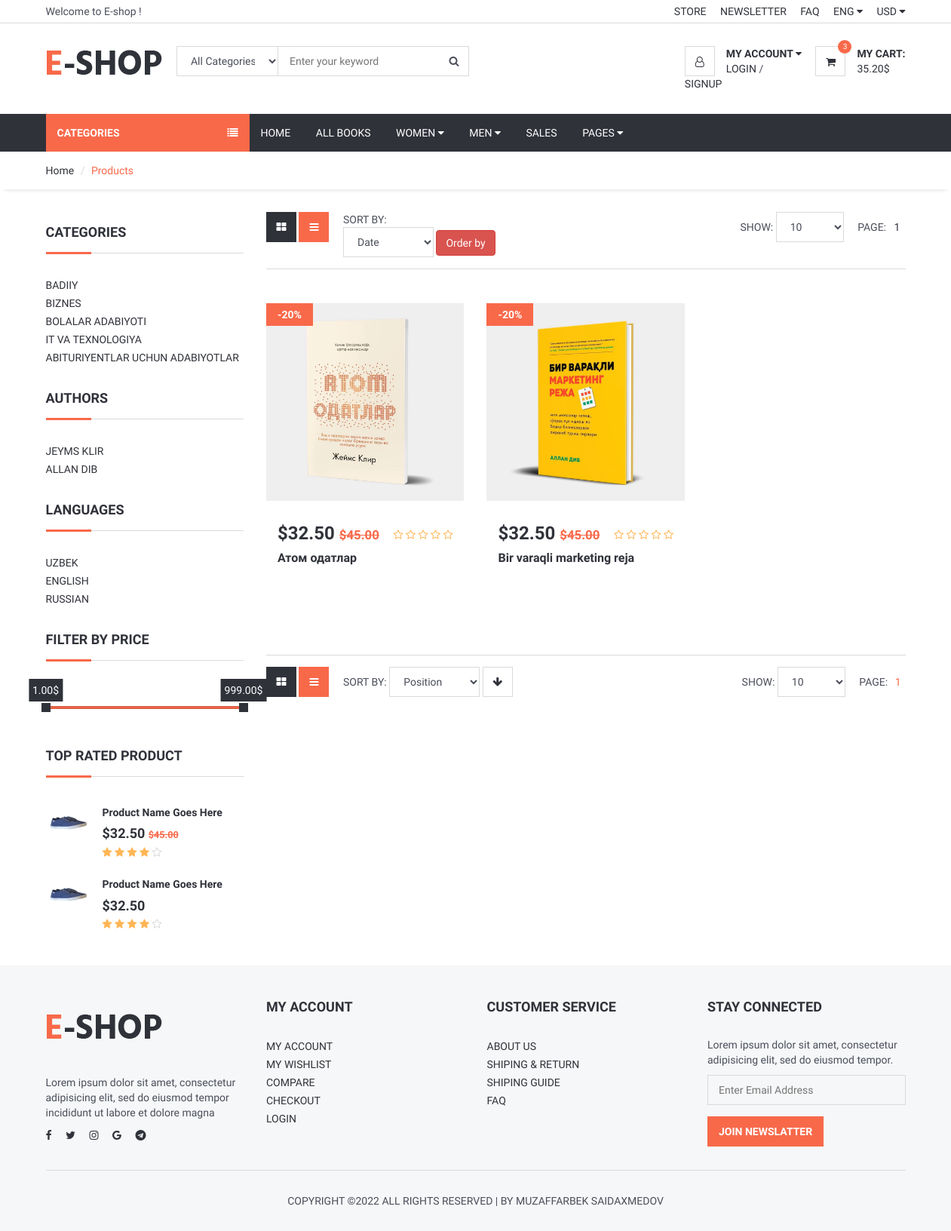
/home/, run on the app's committed database.
### book/models.py (models this page shows, shortened)
class Category(models.Model):
    name = models.CharField(max_length=50)
    slug = models.SlugField(max_length=50)

class Author(models.Model):
    first_name = models.CharField(max_length=30)
    last_name = models.CharField(max_length=30)
    slug = models.SlugField(max_length=100, unique=True)
    image = models.ImageField(upload_to='author/', null=True, blank=True)

class Language(models.Model):
    name = models.CharField(max_length=10)
    slug = models.SlugField(max_length=10)

class Book(models.Model):
    title = models.CharField(max_length=100)
    slug = models.SlugField(max_length=100)
    cover = models.ImageField(upload_to='book/')
    description = models.TextField()
    create_at = models.DateTimeField(auto_now_add=True)
    views = models.IntegerField(default=0)
    category = models.ForeignKey(Category, on_delete=models.CASCADE, related_name='category_book')
    price = models.DecimalField(blank=True, null=True, max_digits=10, decimal_places=2)
    language = models.ForeignKey(Language, on_delete=models.SET_NULL, null=True, related_name='languege_book',
                                 blank=True)
    author = models.ForeignKey(Author, on_delete=models.SET_NULL, null=True, blank=True, related_name='author_book')
    like = models.PositiveIntegerField(default=0)
    rating_avg = models.DecimalField(max_digits=5, decimal_places=2, default=0)
    qty = models.IntegerField(default=1)

### book/views.py (the view)
# urls.py: path('home/', views.book_list, name='book_list'),
def book_list(request):
    ordering = request.GET.get('ordering')
    if ordering:
        books = Book.objects.all().order_by(ordering)
    else:
        books = Book.objects.all()
    paginator = Paginator(books, 3)
    page_number = request.GET.get('page')
    try:
        page_obj = paginator.get_page(page_number)
    except EmptyPage:
        page_obj = paginator.get_page(1)
    context = {
        'books': page_obj,
        'range': range(1, 6)
    }
    return render(request, 'book_list.html', context)

### book/context_processors.py (called while the page is built)
def category(request):
    categories = Category.objects.all()
    return {'categories': categories}

def author(request):
    authors = Author.objects.all()
    return {'authors': authors}

def languages(request):
    languages = Language.objects.all()
    return {'languages': languages}

### templates/book_list.html (shortened to what this page needs)
{% extends 'base.html' %}
{% load static %}
{% block content %}
	<div id="breadcrumb">
		<div class="container">
			<ul class="breadcrumb">
				<li><a href="{% url 'home' %}">Home</a></li>
				<li class="active">Products</li>
			</ul>
		</div>
	</div>
	<div class="section">
		<div class="container">
			<div class="row">
				{% include 'aside.html' %}
				<div id="main" class="col-md-9">
					<div class="store-filter clearfix">
						<div class="pull-left">
							<div class="row-filter">
								<a href="#"><i class="fa fa-th-large"></i></a>
								<a href="#" class="active"><i class="fa fa-bars"></i></a>
							</div>
							<div class="sort-filter">
								<span class="text-uppercase">Sort By:</span>
                                <form method="get">
                                    <select class="input" name="ordering">
                                            <option value="create_at">Date</option>
                                        </select>
                                        <button class="btn btn-danger" type="submit">Order by</button>
                                    </form>
							</div>
						</div>
						<div class="pull-right">
							<div class="page-filter">
								<span class="text-uppercase">Show:</span>
								<select class="input">
										<option value="0">10</option>
									</select>
							</div>
							<ul class="store-pages">
                                <li><span class="text-uppercase">Page:</span></li>
                                <li class="active" ><a href="#">{{ books.number }}</a></li>
                            </ul>
						</div>
					</div>
					<div id="store">
						<div class="row">
                            {% for foo in books %}
							<div class="col-md-4 col-sm-6 col-xs-6">
								<div class="product product-single">
									<div class="product-thumb">
										<div class="product-label">
											<span class="sale">-20%</span>
										</div>
										<img src="{{ foo.cover.url }}" alt="">
									</div>
									<div class="product-body">
										<h3 class="product-price">$32.50 <del class="product-old-price">$45.00</del></h3>
										<div class="product-rating">
											<i class="fa fa-star{% if foo.rating_avg < 0.5%}-o{% elif foo.rating_avg >= 0.5 and foo.rating_avg < 1 %}-half-o{% endif %}" aria-hidden="true"></i>
                                            <i class="fa fa-star{% if foo.rating_avg < 1.5%}-o{% elif foo.rating_avg >= 1.5 and foo.rating_avg < 2 %}-half-o{% endif %}" aria-hidden="true"></i>
                                            <i class="fa fa-star{% if foo.rating_avg < 2.5%}-o{% elif foo.rating_avg >= 2.5 and foo.rating_avg < 3 %}-half-o{% endif %}" aria-hidden="true"></i>
                                            <i class="fa fa-star{% if foo.rating_avg < 3.5%}-o{% elif foo.rating_avg >= 3.5 and foo.rating_avg < 4 %}-half-o{% endif %}" aria-hidden="true"></i>
                                            <i class="fa fa-star{% if foo.rating_avg < 4.5%}-o{% elif foo.rating_avg >= 4.5 and foo.rating_avg < 5 %}-half-o{% endif %}" aria-hidden="true"></i>
										</div>
										<h2 class="product-name"><a href="{% url 'book_detail' foo.slug %}">{{ foo.title }}</a></h2>
									</div>
								</div>
							</div>
                            {% endfor %}
						</div>
					</div>
					<div class="store-filter clearfix">
						<div class="pull-left">
							<div class="row-filter">
								<a href="#"><i class="fa fa-th-large"></i></a>
								<a href="#" class="active"><i class="fa fa-bars"></i></a>
							</div>
							<div class="sort-filter">
								<span class="text-uppercase">Sort By:</span>
								<select class="input">
										<option value="0">Position</option>
									</select>
								<a href="#" class="main-btn icon-btn"><i class="fa fa-arrow-down"></i></a>
							</div>
						</div>
						<div class="pull-right">
							<div class="page-filter">
								<span class="text-uppercase">Show:</span>
								<select class="input">
										<option value="0">10</option>
									</select>
							</div>
							<ul class="store-pages">
								<li><span class="text-uppercase">Page:</span></li>
                                <li class="active">{{ books.number }}</li>
							</ul>
						</div>
					</div>
				</div>
			</div>
		</div>
	</div>
{% endblock content %}

### templates/base.html (shortened to what this page needs)
<!DOCTYPE html>
<html lang="en">
{% load static %}
<head>
	<link type="text/css" rel="stylesheet" href="{% static 'css/bootstrap.min.css' %}" />
	<link type="text/css" rel="stylesheet" href="{% static 'css/slick.css' %}" />
	<link type="text/css" rel="stylesheet" href="{% static 'css/slick-theme.css' %}" />
	<link type="text/css" rel="stylesheet" href="{% static 'css/nouislider.min.css' %}" />
	<link rel="stylesheet" href="{% static 'css/font-awesome.min.css' %}">
	<link type="text/css" rel="stylesheet" href="{% static 'css/style.css' %}" />
</head>
<body>
{% include 'header.html' %}
{% block content %}
{% endblock content %}
{% include 'footer.html' %}
</body>
</html>

### templates/header.html (shortened to what this page needs)
{% load static %}
	<header>
		<div id="top-header">
			<div class="container">
				<div class="pull-left">
					<span>Welcome to E-shop !</span>
				</div>
				<div class="pull-right">
					<ul class="header-top-links">
						<li><a href="#">Store</a></li>
						<li><a href="#">Newsletter</a></li>
						<li><a href="#">FAQ</a></li>
						<li class="dropdown default-dropdown">
							<a class="dropdown-toggle" data-toggle="dropdown" aria-expanded="true">ENG <i class="fa fa-caret-down"></i></a>
						</li>
						<li class="dropdown default-dropdown">
							<a class="dropdown-toggle" data-toggle="dropdown" aria-expanded="true">USD <i class="fa fa-caret-down"></i></a>
						</li>
					</ul>
				</div>
			</div>
		</div>
		<div id="header">
			<div class="container">
				<div class="pull-left">
					<div class="header-logo">
						<a class="logo" href="#">
							<img src="./img/logo.png" alt="">
						</a>
					</div>
					<div class="header-search">
						<form method="get">
							<input class="input search-input" type="text" value="{{ text }}" placeholder="Enter your keyword">
							<select class="input search-categories" name="cat">
								<option value="0">All Categories</option>
							</select>
							<button class="search-btn"><i class="fa fa-search"></i></button>
						</form>
					</div>
				</div>
				<div class="pull-right">
					<ul class="header-btns">
						<li class="header-account dropdown default-dropdown">
							<div class="dropdown-toggle" role="button" data-toggle="dropdown" aria-expanded="true">
								<div class="header-btns-icon">
									<i class="fa fa-user-o"></i>
								</div>
								<strong class="text-uppercase">My Account <i class="fa fa-caret-down"></i></strong>
							</div>
                            {% if user.is_authenticated %}
                                <a href="#" class="text-uppercase">{{ user.username }}</a>
                            {% else %}
							    <a href="{% url 'account_login' %}" class="text-uppercase">Login</a>
                                / <a href="{% url 'signup' %}" class="text-uppercase">SignUp</a>
                            {% endif %}
						</li>
						<li class="header-cart dropdown default-dropdown">
							<a href="{% url 'card_list' %}" class="dropdown-toggle" >
                                <div>
                                <div class="header-btns-icon">
									<i class="fa fa-shopping-cart"></i>
									<span class="qty">3</span>
								</div>
                                <strong class="text-uppercase">My Cart:</strong>
								<br>
								<span>35.20$</span>
                                </div>
                                </a>
						</li>
					</ul>
				</div>
			</div>
		</div>
	</header>
	<div id="navigation">
		<div class="container">
			<div id="responsive-nav">
				<div class="category-nav show-on-click">
					<span class="category-header">Categories <i class="fa fa-list"></i></span>
				</div>
				<div class="menu-nav">
					<ul class="menu-list">
						<li><a href="{% url 'home' %}">Home</a></li>
						<li><a href="{% url 'book_list' %}">All Books</a></li>
						<li class="dropdown mega-dropdown"><a class="dropdown-toggle" data-toggle="dropdown" aria-expanded="true">Women <i class="fa fa-caret-down"></i></a>
						</li>
						<li class="dropdown mega-dropdown full-width"><a class="dropdown-toggle" data-toggle="dropdown" aria-expanded="true">Men <i class="fa fa-caret-down"></i></a>
						</li>
						<li><a href="#">Sales</a></li>
						<li class="dropdown default-dropdown"><a class="dropdown-toggle" data-toggle="dropdown" aria-expanded="true">Pages <i class="fa fa-caret-down"></i></a>
						</li>
					</ul>
				</div>
			</div>
		</div>
	</div>

### templates/aside.html
{% load static %}
<div id="aside" class="col-md-3">
    <div class="aside">
        <h3 class="aside-title">Categories</h3>
        <ul class="list-links">
            {% for category in categories %}
                <li><a href="{% url 'category_books' category.slug %}">{{ category.name }}</a></li>
            {% endfor %}
        </ul>
    </div>
    <div class="aside">
        <h3 class="aside-title">Authors</h3>
        <ul class="list-links">
            {% for author in authors %}
                <li><a href="{% url 'author_books' author.slug %}">{{ author.first_name }} {{ author.last_name }}</a></li>
            {% endfor %}
        </ul>
    </div>
    <div class="aside">
        <h3 class="aside-title">languages</h3>
        <ul class="list-links">
            {% for langauge in languages %}
                <li><a href="{% url 'language_books' langauge.slug %}">{{ langauge.name }}</a></li>
            {% endfor %}
        </ul>
    </div>
    <div class="aside">
        <h3 class="aside-title">Filter by Price</h3>
        <div id="price-slider"></div>
    </div>
    <div class="aside">
        <h3 class="aside-title">Top Rated Product</h3>
        <div class="product product-widget">
            <div class="product-thumb">
                <img src="{% static  'img/thumb-product01.jpg' %}" alt="">
            </div>
            <div class="product-body">
                <h2 class="product-name"><a href="#">Product Name Goes Here</a></h2>
                <h3 class="product-price">$32.50
                    <del class="product-old-price">$45.00</del>
                </h3>
                <div class="product-rating">
                    <i class="fa fa-star"></i>
                    <i class="fa fa-star"></i>
                    <i class="fa fa-star"></i>
                    <i class="fa fa-star"></i>
                    <i class="fa fa-star-o empty"></i>
                </div>
            </div>
        </div>
        <div class="product product-widget">
            <div class="product-thumb">
                <img src="{% static  'img/thumb-product01.jpg' %}" alt="">
            </div>
            <div class="product-body">
                <h2 class="product-name"><a href="#">Product Name Goes Here</a></h2>
                <h3 class="product-price">$32.50</h3>
                <div class="product-rating">
                    <i class="fa fa-star"></i>
                    <i class="fa fa-star"></i>
                    <i class="fa fa-star"></i>
                    <i class="fa fa-star"></i>
                    <i class="fa fa-star-o empty"></i>
                </div>
            </div>
        </div>
    </div>
</div>

### templates/footer.html (shortened to what this page needs)
{% load static %}
	<footer id="footer" class="section section-grey">
		<div class="container">
			<div class="row">
				<div class="col-md-3 col-sm-6 col-xs-6">
					<div class="footer">
						<div class="footer-logo">
							<a class="logo" href="#">
		            <img src="./img/logo.png" alt="">
		          </a>
						</div>
						<p>Lorem ipsum dolor sit amet, consectetur adipisicing elit, sed do eiusmod tempor incididunt ut labore et dolore magna</p>
						<ul class="footer-social">
							<li><a href="#"><i class="fa fa-facebook"></i></a></li>
							<li><a href="#"><i class="fa fa-twitter"></i></a></li>
							<li><a href="#"><i class="fa fa-instagram"></i></a></li>
							<li><a href="#"><i class="fa fa-google"></i></a></li>
							<li><a href="#"><i class="fa fa-telegram"></i></a></li>
						</ul>
					</div>
				</div>
				<div class="col-md-3 col-sm-6 col-xs-6">
					<div class="footer">
						<h3 class="footer-header">My Account</h3>
						<ul class="list-links">
							<li><a href="#">My Account</a></li>
							<li><a href="#">My Wishlist</a></li>
							<li><a href="#">Compare</a></li>
							<li><a href="#">Checkout</a></li>
							<li><a href="#">Login</a></li>
						</ul>
					</div>
				</div>
				<div class="col-md-3 col-sm-6 col-xs-6">
					<div class="footer">
						<h3 class="footer-header">Customer Service</h3>
						<ul class="list-links">
							<li><a href="#">About Us</a></li>
							<li><a href="#">Shiping & Return</a></li>
							<li><a href="#">Shiping Guide</a></li>
							<li><a href="#">FAQ</a></li>
						</ul>
					</div>
				</div>
				<div class="col-md-3 col-sm-6 col-xs-6">
					<div class="footer">
						<h3 class="footer-header">Stay Connected</h3>
						<p>Lorem ipsum dolor sit amet, consectetur adipisicing elit, sed do eiusmod tempor.</p>
						<form>
							<div class="form-group">
								<input class="input" placeholder="Enter Email Address">
							</div>
							<button class="primary-btn">Join Newslatter</button>
						</form>
					</div>
				</div>
			</div>
			<hr>
			<div class="row">
				<div class="col-md-8 col-md-offset-2 text-center">
					<div class="footer-copyright">
						Copyright &copy;<script>document.write(new Date().getFullYear());</script> All rights reserved | by Muzaffarbek Saidaxmedov</a>
					</div>
				</div>
			</div>
		</div>
	</footer>

### data on the page
Category: name "BADIIY"
Category: name "BIZNES"
Category: name "BOLALAR ADABIYOTI"
Category: name "IT VA TEXNOLOGIYA"
Category: name "ABITURIYENTLAR UCHUN ADABIYOTLAR"
Author: first_name "JEYMS", last_name "KLIR"
Author: first_name "ALLAN", last_name "DIB"
Language: name "UZBEK"
Language: name "ENGLISH"
Language: name "RUSSIAN"
Book: cover (picture), rating_avg 0 (drawn), title "Атом одатлар"
Book: cover (picture), rating_avg 0 (drawn), title "Bir varaqli marketing reja"

### other printed values
{{ books.number }} "1"
